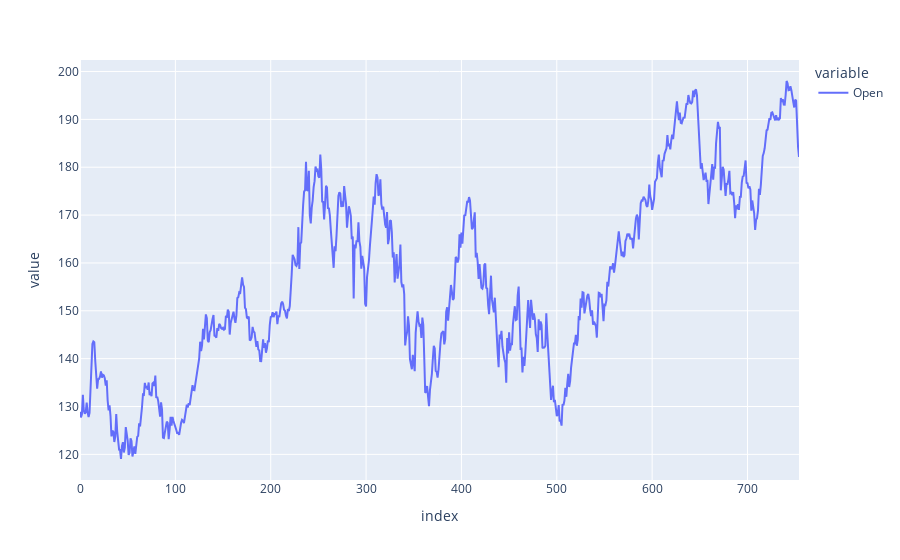

The notebook cell this image was saved under:
### Code cell
import plotly.offline as pyo
pd.options.plotting.backend = 'plotly'

Close = selected_stock_data.Close
Close.plot()

### Figure 1 — Plotly figure (JSON) as saved in the notebook; plotly's stock layout.template omitted (floating-point values rounded to 4 significant figures; data arrays with more than 128 entries replaced by an {"elided": "..."} marker saying what was removed)
{"data": [{"hovertemplate": "variable=Open<br>index=%{x}<br>value=%{y}<extra></extra>", "legendgroup": "Open", "line": {"color": "#636efa", "dash": "solid"}, "marker": {"symbol": "circle"}, "mode": "lines", "name": "Open", "orientation": "v", "showlegend": true, "type": "scatter", "x": {"elided": "755 int values"}, "xaxis": "x", "y": {"elided": "755 float values"}, "yaxis": "y"}], "layout": {"legend": {"title": {"text": "variable"}, "tracegroupgap": 0}, "margin": {"t": 60}, "xaxis": {"anchor": "y", "domain": [0, 1], "title": {"text": "index"}}, "yaxis": {"anchor": "x", "domain": [0, 1], "title": {"text": "value"}}}}
